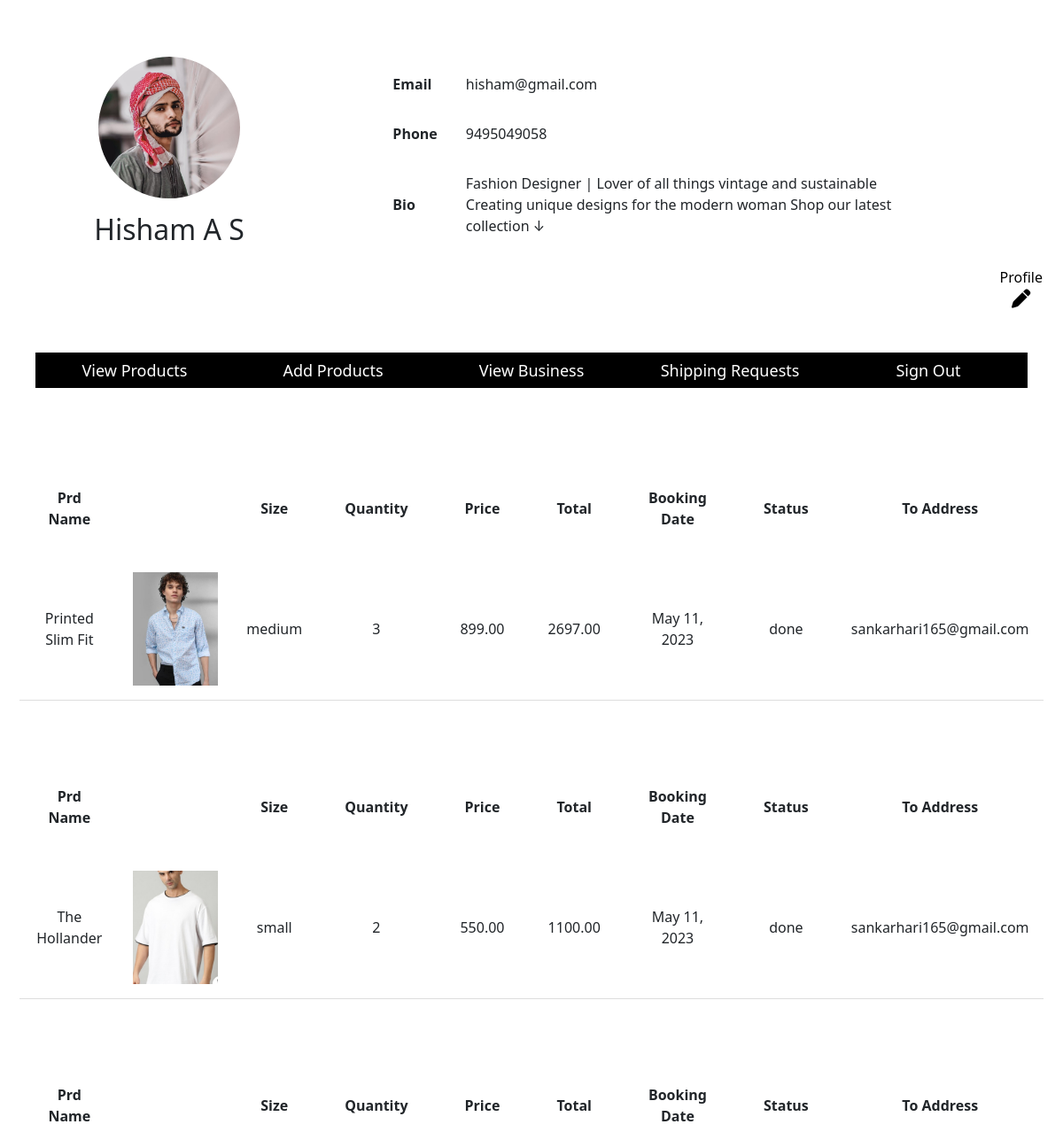
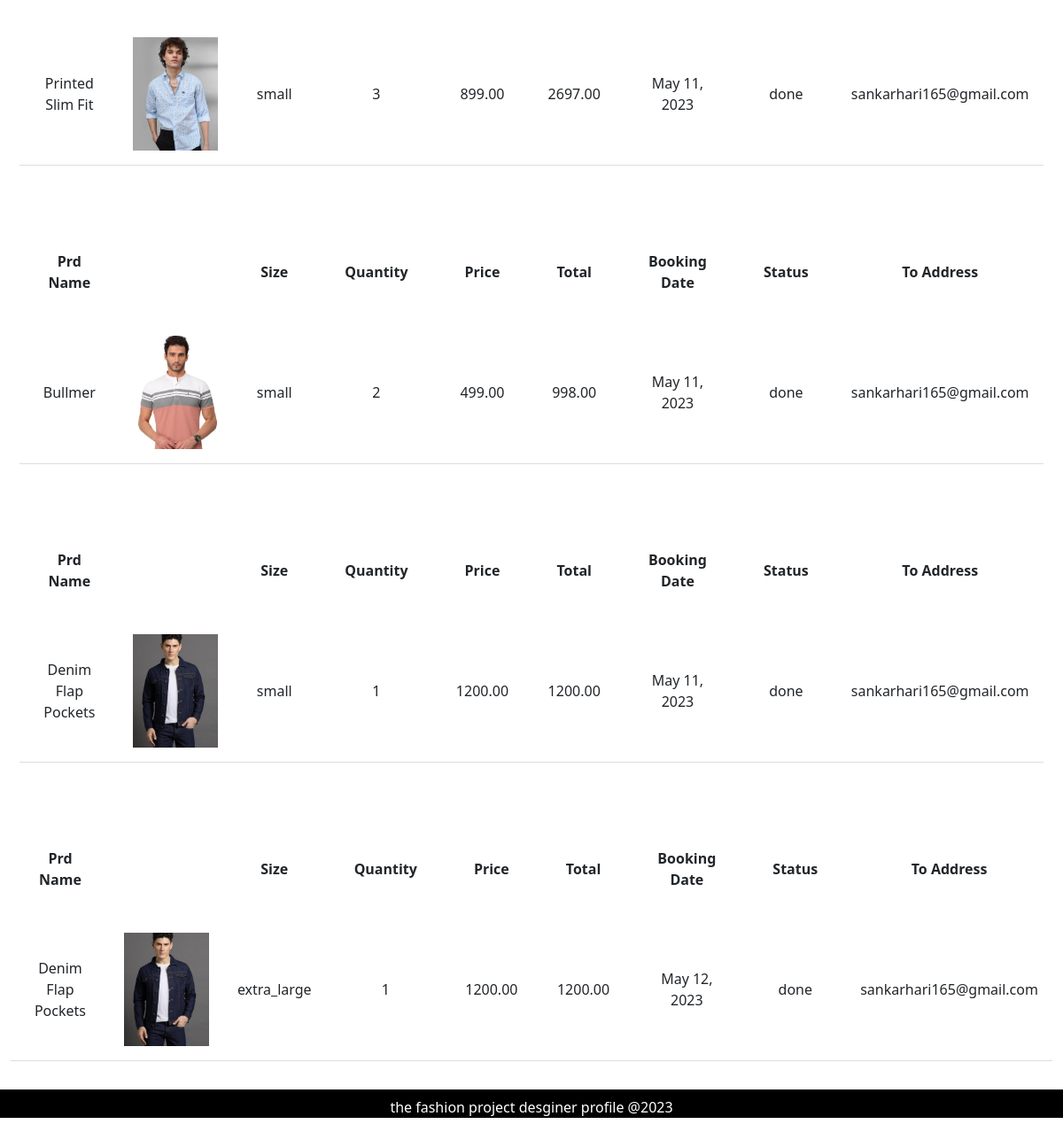
Before: /designers/6/business/ (signed in) with the older database file (2 pictures, top to bottom).
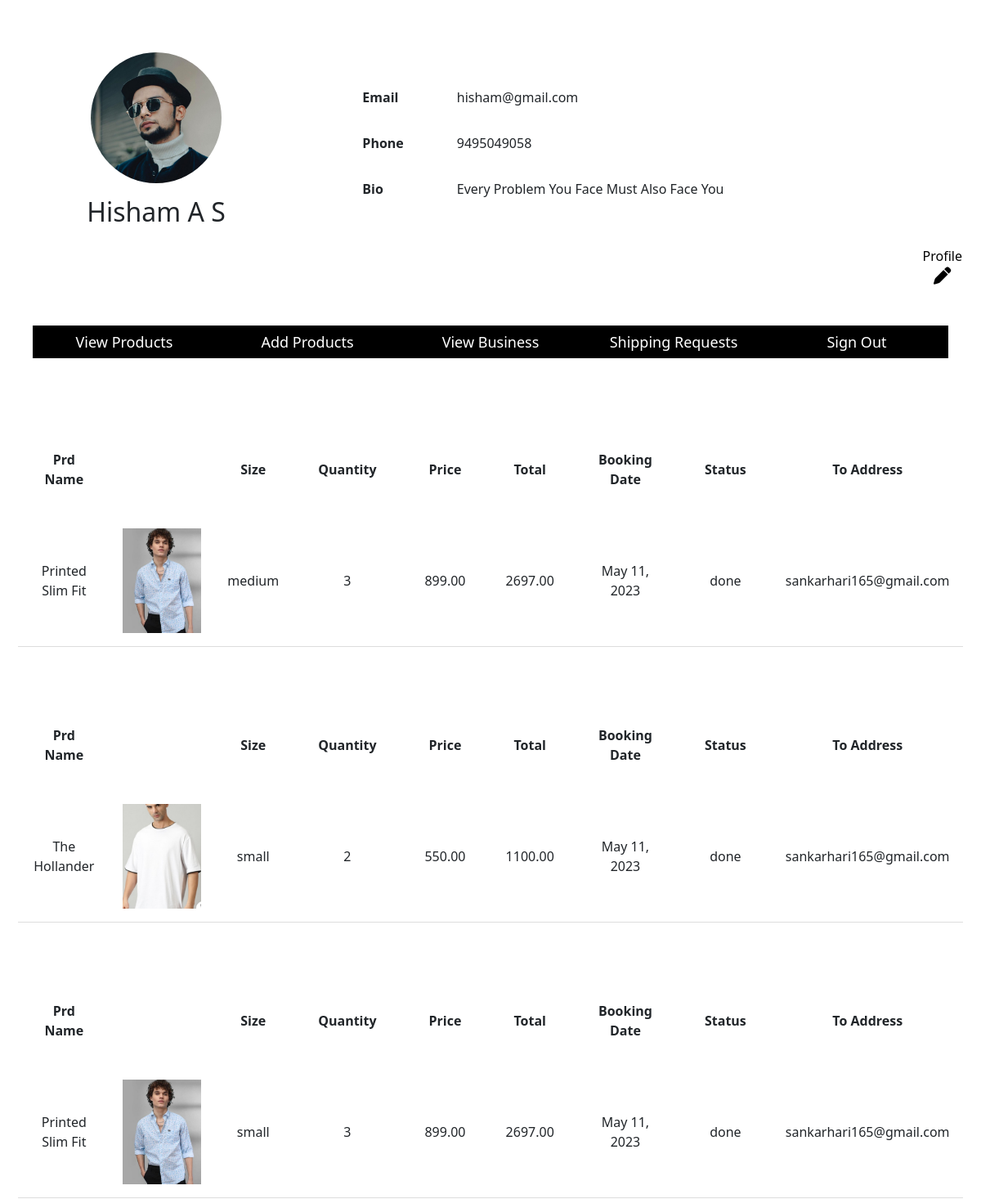
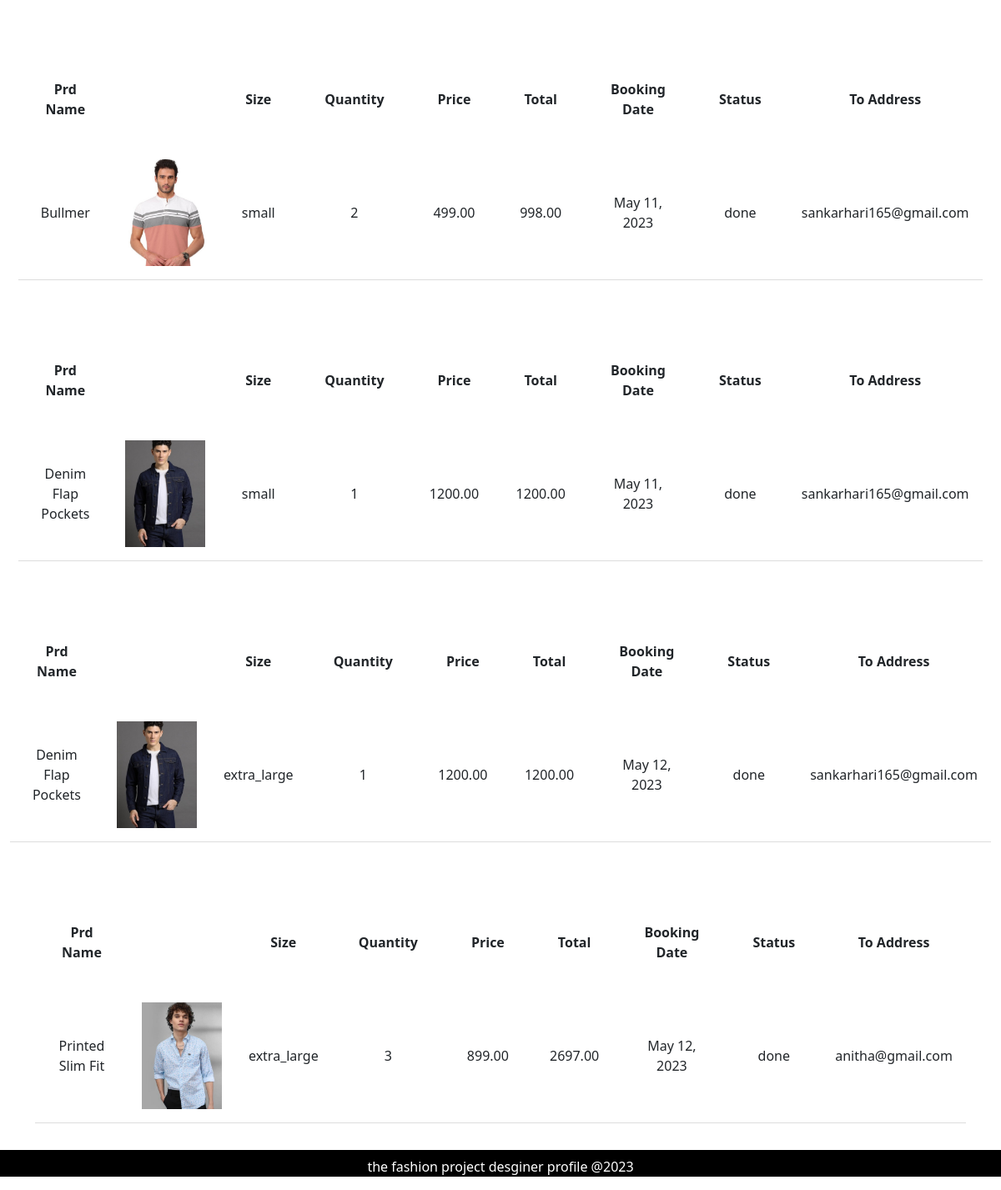
After: the same page with the newer database file (2 pictures, top to bottom).
### account/models.py (models this page shows, shortened)
class Designer(models.Model):
    user = models.ForeignKey(User,on_delete=models.CASCADE)
    name = models.CharField(max_length=155,null=True,blank=True)
    email = models.EmailField(max_length=255, unique=True)
    phone = models.CharField(max_length=15,unique=True)
    bio = models.TextField(max_length=155,null=True,blank=True)
    logo = models.ImageField(upload_to='media/designer/logo',blank=True,null=True)

### customers/models.py (models this page shows, shortened)
class Order(models.Model):
    customer = models.ForeignKey(User, on_delete=models.CASCADE, related_name='orders')
    designer = models.ForeignKey(Designer, on_delete=models.CASCADE, related_name='orders')
    product = models.ForeignKey(Product, on_delete=models.CASCADE, related_name='orders')
    size = models.CharField(max_length=50)
    quantity = models.PositiveIntegerField()
    price = models.DecimalField(max_digits=10, decimal_places=2)
    total = models.DecimalField(max_digits=10, decimal_places=2)
    from_address = models.CharField(max_length=255)
    to_address = models.CharField(max_length=255)
    booking_date = models.DateTimeField(auto_now_add=True)
    status = models.CharField(max_length=20, default='pending')
    review = models.CharField(max_length=255, default='none')

### designers/models.py (models this page shows, shortened)
class Product(models.Model):
    designer = models.ForeignKey('account.Designer', on_delete=models.CASCADE, null=True)
    prd_name = models.CharField(max_length=255)
    category1 = models.CharField(max_length=255)
    category2 = models.CharField(max_length=255, blank=True)
    price = models.DecimalField(max_digits=10, decimal_places=2)
    fit = models.CharField(max_length=255)
    care = models.CharField(max_length=255)
    material = models.CharField(max_length=255)
    occasion = models.CharField(max_length=255)
    image1 = models.ImageField(upload_to='media/product_images/')
    image2 = models.ImageField(upload_to='media/product_images/')
    image3 = models.ImageField(upload_to='media/product_images/')
    image4 = models.ImageField(upload_to='media/product_images/')
    small = models.PositiveIntegerField()
    medium = models.PositiveIntegerField()
    large = models.PositiveIntegerField()
    extra_large = models.PositiveIntegerField()
    class Meta:
        unique_together = ('prd_name', 'designer')

### designers/views.py (the view)
# urls.py: path('designers/<int:designer_id>/business/', designer_business, name='designer_business'),
@login_required
def designer_business(request, designer_id):
    designer_business = Order.objects.filter(designer_id=designer_id, status='done')
    context = {'orders': designer_business}
    return render(request, 'designer_business.html', context)

### designers/context_processors.py (called while the page is built)
def designer_context_processor(request):
    designer = None
    if request.user.is_authenticated:
        try:
            designer = Designer.objects.get(user=request.user)
        except Designer.DoesNotExist:
            pass
    return {'designer': designer}

### templates/designer_business.html (shortened to what this page needs)
{% extends 'designer_base.html' %}
{% load static %}
{% block content %}
{% for order in orders %}
  <div class="cart-tabel">
    <table>
        <tr>
            <th>Prd Name</th>
            <th></th>
            <th>Size</th>
            <th>Quantity</th>
            <th>Price</th>
            <th>Total</th>
            <th>Booking Date</th>
            <th>Status</th>
            <th>To Address</th>
        </tr>
        <tr>
            <td>{{ order.product.prd_name }}</td>
            <td>
                <img src="{{ order.product.image1.url }}" alt="{{ product.prd_name }}" style=" width : 6rem; height: auto;">
            </td>
            <td>{{ order.size }}</td>
            <td>{{ order.quantity }}</td>
            <td>{{ order.price }}</td>
            <td>{{ order.total }}</td>
            <td>{{ order.booking_date|date:"F d, Y" }}</td>
            <td>{{ order.status }}</td>
            <td>{{ order.to_address }}</td>
        </tr>
    </table>
</div>
{% empty %}
  <p>No completed orders yet.</p>
{% endfor %}
{% endblock %}

### templates/designer_base.html (shortened to what this page needs)
{% load static %}
<!DOCTYPE html>
<html lang="en">
<head>
    <link rel="stylesheet" href="{% static 'css/style1.css' %}">
    <link rel="stylesheet" href="{% static 'css/style2.css' %}">
    <link rel="stylesheet" href="{% static 'css/style3.css' %}">
    <link rel="stylesheet" href="{% static 'css/desgStyle.css' %}">
    <link rel="stylesheet" href="{% static 'css/desgStyle1.css' %}">
    <link rel="stylesheet" href="https://cdnjs.cloudflare.com/ajax/libs/font-awesome/6.3.0/css/all.min.css" />
    <link rel="stylesheet" href="https://cdnjs.cloudflare.com/ajax/libs/font-awesome/5.15.3/css/all.min.css" />
    <link href="https://cdn.jsdelivr.net/npm/bootstrap@5.3.0-alpha1/dist/css/bootstrap.min.css" rel="stylesheet">
</head>
<body>
<div class="desig-prof">
    <div class="desig-head">
        {% if designer.logo %}
            <div class="dp">
                <img src="{{ designer.logo.url }}" alt="lll">
            </div>
        {% else %}
            <div class="dp">
                <img src="/static/imges/user.png" alt="Default DP">
            </div>
        {% endif %}
        <h2>{{ designer.name }}</h2>
    </div>
    <div class="bio">
        <table>
            <tr>
                <td class="bold">Email</td>
                <td>{{ designer.email }}</td>
            </tr>
            <tr>
                <td class="bold">Phone</td>
                <td>{{ designer.phone }}</td>
            </tr>
            <tr>
                <td class="bold">Bio</td>
                <td>{{ designer.bio }}</td>
            </tr>
        </table>
    </div>
    <div class="prf-edit">
        <a href="{% url 'edit_info' %}"><button title="edit profile" type="submit">Profile<i class="fa-solid fa-pen fa-lg"></i></button></a>
    </div>
</div>
<div class="des-btns">
    <a href="{% url 'designer_dashboard' %}"><button>View Products</button></a>
    <a href="{% url 'addPrd' %}"><button>Add Products</button></a>
    <a href="{% url 'designer_business' designer_id=designer.id %}"><button>View Business</button></a>
    <a href="{% url 'designer_orders' %}"><button>Shipping Requests</button></a>
    <a href="{% url 'logout_view' %}"><button>Sign Out</button></a>
</div>
{% block content %}
{% endblock %}
<div class="footer-desg">
    <p>the fashion project desginer profile @2023</p>
</div>
</body>
</html>

Changed rows visible on the page:
changed Designer "Hisham A S": logo: a different picture; bio "Fashion Designer | Lover of all things vintage and sustainable Creating unique designs for the modern woman Shop our latest collection ↓" → "Every Problem You Face Must Also Face You"
added Order: product.prd_name "Printed Slim Fit", product.image1 (picture), size "extra_large", quantity "3", price "899.00", total "2697.00", booking_date "May 12, 2023", status "done", to_address "anitha@gmail.com"
